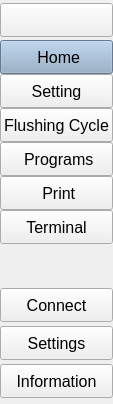
     <widget class="QCustomSlideMenu" name="leftMenuContainer" native="true">
      <property name="sizePolicy">
       <sizepolicy hsizetype="Fixed" vsizetype="Expanding">
        <horstretch>0</horstretch>
        <verstretch>0</verstretch>
       </sizepolicy>
      </property>
      <property name="maximumSize">
       <size>
        <width>45</width>
        <height>16777215</height>
       </size>
      </property>
      <layout class="QVBoxLayout" name="verticalLayout">
       <property name="spacing">
        <number>0</number>
       </property>
       <property name="leftMargin">
        <number>0</number>
       </property>
       <property name="topMargin">
        <number>0</number>
       </property>
       <property name="rightMargin">
        <number>0</number>
       </property>
       <property name="bottomMargin">
        <number>0</number>
       </property>
       <item>
        <widget class="QWidget" name="leftMenuSubContainer" native="true">
         <layout class="QVBoxLayout" name="verticalLayout_5">
          <property name="spacing">
           <number>0</number>
          </property>
          <property name="leftMargin">
           <number>0</number>
          </property>
          <property name="topMargin">
           <number>0</number>
          </property>
          <property name="rightMargin">
           <number>0</number>
          </property>
          <property name="bottomMargin">
           <number>0</number>
          </property>
          <item alignment="Qt::AlignmentFlag::AlignTop">
           <widget class="QFrame" name="topFrame">
            <property name="minimumSize">
             <size>
              <width>0</width>
              <height>40</height>
             </size>
            </property>
            <property name="frameShape">
             <enum>QFrame::Shape::NoFrame</enum>
            </property>
            <property name="frameShadow">
             <enum>QFrame::Shadow::Plain</enum>
            </property>
            <layout class="QVBoxLayout" name="verticalLayout_2" stretch="0">
             <property name="spacing">
              <number>0</number>
             </property>
             <property name="leftMargin">
              <number>0</number>
             </property>
             <property name="topMargin">
              <number>0</number>
             </property>
             <property name="rightMargin">
              <number>0</number>
             </property>
             <property name="bottomMargin">
              <number>0</number>
             </property>
             <item>
              <widget class="QPushButton" name="menuPushButton">
               <property name="minimumSize">
                <size>
                 <width>0</width>
                 <height>34</height>
                </size>
               </property>
               <property name="toolTip">
                <string>Menu</string>
               </property>
               <property name="text">
                <string/>
               </property>
               <property name="icon">
                <iconset resource="resources.qrc">
                 <normaloff>:/icons/icons/align-justify.svg</normaloff>:/icons/icons/align-justify.svg</iconset>
               </property>
               <property name="iconSize">
                <size>
                 <width>24</width>
                 <height>24</height>
                </size>
               </property>
              </widget>
             </item>
            </layout>
           </widget>
          </item>
          <item alignment="Qt::AlignmentFlag::AlignTop">
           <widget class="QFrame" name="middleFrame">
            <property name="minimumSize">
             <size>
              <width>0</width>
              <height>120</height>
             </size>
            </property>
            <property name="frameShape">
             <enum>QFrame::Shape::NoFrame</enum>
            </property>
            <property name="frameShadow">
             <enum>QFrame::Shadow::Plain</enum>
            </property>
            <layout class="QVBoxLayout" name="verticalLayout_3">
             <property name="spacing">
              <number>0</number>
             </property>
             <property name="leftMargin">
              <number>0</number>
             </property>
             <property name="topMargin">
              <number>0</number>
             </property>
             <property name="rightMargin">
              <number>0</number>
             </property>
             <property name="bottomMargin">
              <number>0</number>
             </property>
             <item>
              <widget class="QPushButton" name="homePushButton">
               <property name="minimumSize">
                <size>
                 <width>0</width>
                 <height>34</height>
                </size>
               </property>
               <property name="font">
                <font>
                 <pointsize>12</pointsize>
                </font>
               </property>
               <property name="toolTip">
                <string>Jog Page</string>
               </property>
               <property name="layoutDirection">
                <enum>Qt::LayoutDirection::LeftToRight</enum>
               </property>
               <property name="styleSheet">
                <string notr="true">background-color: rgb(144, 170, 197);</string>
               </property>
               <property name="text">
                <string> Home</string>
               </property>
               <property name="icon">
                <iconset resource="resources.qrc">
                 <normaloff>:/icons/icons/home.svg</normaloff>:/icons/icons/home.svg</iconset>
               </property>
               <property name="iconSize">
                <size>
                 <width>24</width>
                 <height>24</height>
                </size>
               </property>
              </widget>
             </item>
             <item>
              <widget class="QPushButton" name="laserPushButton">
               <property name="minimumSize">
                <size>
                 <width>0</width>
                 <height>34</height>
                </size>
               </property>
               <property name="font">
                <font>
                 <pointsize>12</pointsize>
                 <bold>false</bold>
                </font>
               </property>
               <property name="toolTip">
                <string>Setting Page</string>
               </property>
               <property name="text">
                <string>Setting</string>
               </property>
               <property name="icon">
                <iconset resource="resources.qrc">
                 <normaloff>:/icons/icons/tool.svg</normaloff>:/icons/icons/tool.svg</iconset>
               </property>
               <property name="iconSize">
                <size>
                 <width>24</width>
                 <height>24</height>
                </size>
               </property>
              </widget>
             </item>
             <item>
              <widget class="QPushButton" name="syringflushPushButton">
               <property name="minimumSize">
                <size>
                 <width>0</width>
                 <height>34</height>
                </size>
               </property>
               <property name="font">
                <font>
                 <pointsize>12</pointsize>
                </font>
               </property>
               <property name="toolTip">
                <string>Syringe Flushing Cycle</string>
               </property>
               <property name="text">
                <string>Flushing Cycle</string>
               </property>
               <property name="icon">
                <iconset resource="resources.qrc">
                 <normaloff>:/icons/icons/folder.svg</normaloff>:/icons/icons/folder.svg</iconset>
               </property>
               <property name="iconSize">
                <size>
                 <width>24</width>
                 <height>24</height>
                </size>
               </property>
              </widget>
             </item>
             <item>
              <widget class="QPushButton" name="programsPushButton">
               <property name="minimumSize">
                <size>
                 <width>0</width>
                 <height>34</height>
                </size>
               </property>
               <property name="font">
                <font>
                 <pointsize>12</pointsize>
                </font>
               </property>
               <property name="toolTip">
                <string>Program Page</string>
               </property>
               <property name="text">
                <string> Programs</string>
               </property>
               <property name="icon">
                <iconset resource="resources.qrc">
                 <normaloff>:/icons/icons/list.svg</normaloff>:/icons/icons/list.svg</iconset>
               </property>
               <property name="iconSize">
                <size>
                 <width>24</width>
                 <height>24</height>
                </size>
               </property>
              </widget>
             </item>
             <item>
              <widget class="QPushButton" name="printPushButton">
               <property name="minimumSize">
                <size>
                 <width>0</width>
                 <height>34</height>
                </size>
               </property>
               <property name="font">
                <font>
                 <pointsize>12</pointsize>
                </font>
               </property>
               <property name="toolTip">
                <string>Print Page</string>
               </property>
               <property name="text">
                <string> Print</string>
               </property>
               <property name="icon">
                <iconset resource="resources.qrc">
                 <normaloff>:/icons/icons/printer.svg</normaloff>:/icons/icons/printer.svg</iconset>
               </property>
               <property name="iconSize">
                <size>
                 <width>24</width>
                 <height>24</height>
                </size>
               </property>
              </widget>
             </item>
             <item>
              <widget class="QPushButton" name="terminalPushButton">
               <property name="minimumSize">
                <size>
                 <width>0</width>
                 <height>34</height>
                </size>
               </property>
               <property name="font">
                <font>
                 <pointsize>12</pointsize>
                </font>
               </property>
               <property name="toolTip">
                <string>Terminal Page</string>
               </property>
               <property name="text">
                <string>Terminal</string>
               </property>
               <property name="icon">
                <iconset resource="resources.qrc">
                 <normaloff>:/icons/icons/monitor.svg</normaloff>:/icons/icons/monitor.svg</iconset>
               </property>
               <property name="iconSize">
                <size>
                 <width>24</width>
                 <height>24</height>
                </size>
               </property>
              </widget>
             </item>
            </layout>
           </widget>
          </item>
          <item>
           <spacer name="verticalSpacer">
            <property name="orientation">
             <enum>Qt::Orientation::Vertical</enum>
            </property>
            <property name="sizeHint" stdset="0">
             <size>
              <width>20</width>
              <height>40</height>
             </size>
            </property>
           </spacer>
          </item>
          <item alignment="Qt::AlignmentFlag::AlignBottom">
           <widget class="QFrame" name="bottomFrame">
            <property name="minimumSize">
             <size>
              <width>0</width>
              <height>120</height>
             </size>
            </property>
            <property name="frameShape">
             <enum>QFrame::Shape::NoFrame</enum>
            </property>
            <property name="frameShadow">
             <enum>QFrame::Shadow::Plain</enum>
            </property>
            <layout class="QVBoxLayout" name="verticalLayout_4">
             <property name="spacing">
              <number>0</number>
             </property>
             <property name="leftMargin">
              <number>0</number>
             </property>
             <property name="topMargin">
              <number>0</number>
             </property>
             <property name="rightMargin">
              <number>0</number>
             </property>
             <property name="bottomMargin">
              <number>0</number>
             </property>
             <item>
              <widget class="QPushButton" name="comPushButton">
               <property name="minimumSize">
                <size>
                 <width>0</width>
                 <height>34</height>
                </size>
               </property>
               <property name="font">
                <font>
                 <pointsize>12</pointsize>
                </font>
               </property>
               <property name="toolTip">
                <string>Com</string>
               </property>
               <property name="text">
                <string>Connect</string>
               </property>
               <property name="icon">
                <iconset resource="resources.qrc">
                 <normaloff>:/icons/icons/link.svg</normaloff>:/icons/icons/link.svg</iconset>
               </property>
               <property name="iconSize">
                <size>
                 <width>24</width>
                 <height>24</height>
                </size>
               </property>
              </widget>
             </item>
             <item>
              <widget class="QPushButton" name="settingsPushButton">
               <property name="minimumSize">
                <size>
                 <width>0</width>
                 <height>34</height>
                </size>
               </property>
               <property name="font">
                <font>
                 <pointsize>12</pointsize>
                </font>
               </property>
               <property name="text">
                <string>Settings</string>
               </property>
               <property name="icon">
                <iconset resource="resources.qrc">
                 <normaloff>:/icons/icons/settings.svg</normaloff>:/icons/icons/settings.svg</iconset>
               </property>
               <property name="iconSize">
                <size>
                 <width>24</width>
                 <height>24</height>
                </size>
               </property>
              </widget>
             </item>
             <item>
              <widget class="QPushButton" name="infoPushButton">
               <property name="minimumSize">
                <size>
                 <width>0</width>
                 <height>34</height>
                </size>
               </property>
               <property name="font">
                <font>
                 <pointsize>12</pointsize>
                </font>
               </property>
               <property name="toolTip">
                <string>Info</string>
               </property>
               <property name="text">
                <string>Information</string>
               </property>
               <property name="icon">
                <iconset resource="resources.qrc">
                 <normaloff>:/icons/icons/info.svg</normaloff>:/icons/icons/info.svg</iconset>
               </property>
               <property name="iconSize">
                <size>
                 <width>24</width>
                 <height>24</height>
                </size>
               </property>
              </widget>
             </item>
            </layout>
           </widget>
          </item>
         </layout>
        </widget>
       </item>
      </layout>
     </widget>
